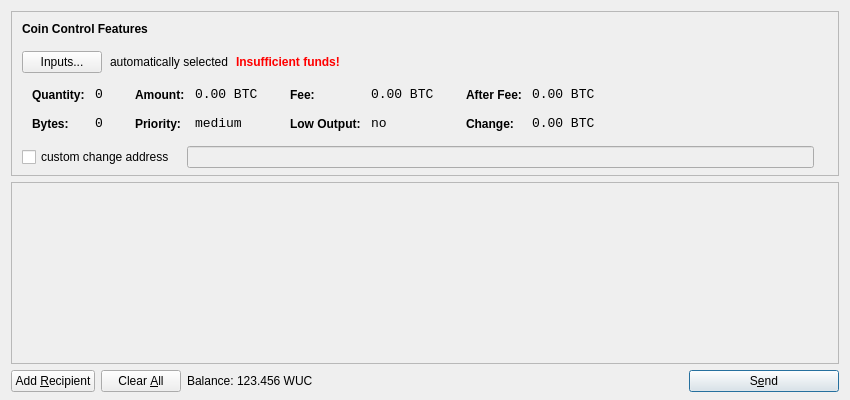
<?xml version="1.0" encoding="UTF-8"?>
<ui version="4.0">
 <class>SendCoinsDialog</class>
 <widget class="QDialog" name="SendCoinsDialog">
  <property name="geometry">
   <rect>
    <x>0</x>
    <y>0</y>
    <width>850</width>
    <height>400</height>
   </rect>
  </property>
  <property name="windowTitle">
   <string>Send Coins</string>
  </property>
  <layout class="QVBoxLayout" name="verticalLayout" stretch="0,1,0">
   <property name="bottomMargin">
    <number>8</number>
   </property>
   <item>
    <widget class="QFrame" name="frameCoinControl">
     <property name="sizePolicy">
      <sizepolicy hsizetype="Expanding" vsizetype="Expanding">
       <horstretch>0</horstretch>
       <verstretch>0</verstretch>
      </sizepolicy>
     </property>
     <property name="maximumSize">
      <size>
       <width>16777215</width>
       <height>16777215</height>
      </size>
     </property>
     <property name="frameShape">
      <enum>QFrame::StyledPanel</enum>
     </property>
     <property name="frameShadow">
      <enum>QFrame::Sunken</enum>
     </property>
     <layout class="QVBoxLayout" name="verticalLayoutCoinControl2">
      <property name="spacing">
       <number>-1</number>
      </property>
      <property name="leftMargin">
       <number>0</number>
      </property>
      <property name="topMargin">
       <number>0</number>
      </property>
      <property name="rightMargin">
       <number>0</number>
      </property>
      <property name="bottomMargin">
       <number>6</number>
      </property>
      <item>
       <layout class="QVBoxLayout" name="verticalLayoutCoinControl" stretch="0,0,0,0,1">
        <property name="spacing">
         <number>0</number>
        </property>
        <property name="leftMargin">
         <number>10</number>
        </property>
        <property name="topMargin">
         <number>10</number>
        </property>
        <item>
         <layout class="QHBoxLayout" name="horizontalLayoutCoinControl1">
          <property name="bottomMargin">
           <number>15</number>
          </property>
          <item>
           <widget class="QLabel" name="labelCoinControlFeatures">
            <property name="sizePolicy">
             <sizepolicy hsizetype="Preferred" vsizetype="Maximum">
              <horstretch>0</horstretch>
              <verstretch>0</verstretch>
             </sizepolicy>
            </property>
            <property name="font">
             <font>
              <weight>75</weight>
              <bold>true</bold>
             </font>
            </property>
            <property name="styleSheet">
             <string notr="true">font-weight:bold;</string>
            </property>
            <property name="text">
             <string>Coin Control Features</string>
            </property>
           </widget>
          </item>
         </layout>
        </item>
        <item>
         <layout class="QHBoxLayout" name="horizontalLayoutCoinControl2" stretch="0,0,0,0">
          <property name="spacing">
           <number>8</number>
          </property>
          <property name="bottomMargin">
           <number>10</number>
          </property>
          <item>
           <widget class="QPushButton" name="pushButtonCoinControl">
            <property name="styleSheet">
             <string notr="true"/>
            </property>
            <property name="text">
             <string>Inputs...</string>
            </property>
           </widget>
          </item>
          <item>
           <widget class="QLabel" name="labelCoinControlAutomaticallySelected">
            <property name="text">
             <string>automatically selected</string>
            </property>
            <property name="margin">
             <number>5</number>
            </property>
           </widget>
          </item>
          <item>
           <widget class="QLabel" name="labelCoinControlInsuffFunds">
            <property name="font">
             <font>
              <weight>75</weight>
              <bold>true</bold>
             </font>
            </property>
            <property name="styleSheet">
             <string notr="true">color:red;font-weight:bold;</string>
            </property>
            <property name="text">
             <string>Insufficient funds!</string>
            </property>
            <property name="margin">
             <number>5</number>
            </property>
           </widget>
          </item>
          <item>
           <spacer name="horizontalSpacerCoinControl">
            <property name="orientation">
             <enum>Qt::Horizontal</enum>
            </property>
            <property name="sizeHint" stdset="0">
             <size>
              <width>40</width>
              <height>1</height>
             </size>
            </property>
           </spacer>
          </item>
         </layout>
        </item>
        <item>
         <widget class="QWidget" name="widgetCoinControl" native="true">
          <property name="sizePolicy">
           <sizepolicy hsizetype="Preferred" vsizetype="Preferred">
            <horstretch>0</horstretch>
            <verstretch>0</verstretch>
           </sizepolicy>
          </property>
          <property name="minimumSize">
           <size>
            <width>0</width>
            <height>0</height>
           </size>
          </property>
          <property name="styleSheet">
           <string notr="true"/>
          </property>
          <layout class="QHBoxLayout" name="horizontalLayoutCoinControl5">
           <property name="margin">
            <number>0</number>
           </property>
           <item>
            <layout class="QHBoxLayout" name="horizontalLayoutCoinControl3" stretch="0,0,0,1">
             <property name="spacing">
              <number>20</number>
             </property>
             <property name="topMargin">
              <number>0</number>
             </property>
             <property name="bottomMargin">
              <number>10</number>
             </property>
             <item>
              <layout class="QFormLayout" name="formLayoutCoinControl1">
               <property name="horizontalSpacing">
                <number>10</number>
               </property>
               <property name="verticalSpacing">
                <number>14</number>
               </property>
               <property name="leftMargin">
                <number>10</number>
               </property>
               <property name="topMargin">
                <number>4</number>
               </property>
               <property name="rightMargin">
                <number>6</number>
               </property>
               <item row="0" column="0">
                <widget class="QLabel" name="labelCoinControlQuantityText">
                 <property name="styleSheet">
                  <string notr="true">font-weight:bold;</string>
                 </property>
                 <property name="text">
                  <string>Quantity:</string>
                 </property>
                 <property name="margin">
                  <number>0</number>
                 </property>
                </widget>
               </item>
               <item row="0" column="1">
                <widget class="QLabel" name="labelCoinControlQuantity">
                 <property name="font">
                  <font>
                   <family>Monospace</family>
                   <pointsize>10</pointsize>
                  </font>
                 </property>
                 <property name="cursor">
                  <cursorShape>IBeamCursor</cursorShape>
                 </property>
                 <property name="contextMenuPolicy">
                  <enum>Qt::ActionsContextMenu</enum>
                 </property>
                 <property name="text">
                  <string notr="true">0</string>
                 </property>
                 <property name="margin">
                  <number>0</number>
                 </property>
                 <property name="textInteractionFlags">
                  <set>Qt::LinksAccessibleByMouse|Qt::TextSelectableByKeyboard|Qt::TextSelectableByMouse</set>
                 </property>
                </widget>
               </item>
               <item row="1" column="0">
                <widget class="QLabel" name="labelCoinControlBytesText">
                 <property name="styleSheet">
                  <string notr="true">font-weight:bold;</string>
                 </property>
                 <property name="text">
                  <string>Bytes:</string>
                 </property>
                </widget>
               </item>
               <item row="1" column="1">
                <widget class="QLabel" name="labelCoinControlBytes">
                 <property name="font">
                  <font>
                   <family>Monospace</family>
                   <pointsize>10</pointsize>
                  </font>
                 </property>
                 <property name="cursor">
                  <cursorShape>IBeamCursor</cursorShape>
                 </property>
                 <property name="contextMenuPolicy">
                  <enum>Qt::ActionsContextMenu</enum>
                 </property>
                 <property name="text">
                  <string notr="true">0</string>
                 </property>
                 <property name="textInteractionFlags">
                  <set>Qt::LinksAccessibleByMouse|Qt::TextSelectableByKeyboard|Qt::TextSelectableByMouse</set>
                 </property>
                </widget>
               </item>
              </layout>
             </item>
             <item>
              <layout class="QFormLayout" name="formLayoutCoinControl2">
               <property name="horizontalSpacing">
                <number>10</number>
               </property>
               <property name="verticalSpacing">
                <number>14</number>
               </property>
               <property name="leftMargin">
                <number>6</number>
               </property>
               <property name="topMargin">
                <number>4</number>
               </property>
               <property name="rightMargin">
                <number>6</number>
               </property>
               <item row="0" column="0">
                <widget class="QLabel" name="labelCoinControlAmountText">
                 <property name="styleSheet">
                  <string notr="true">font-weight:bold;</string>
                 </property>
                 <property name="text">
                  <string>Amount:</string>
                 </property>
                 <property name="margin">
                  <number>0</number>
                 </property>
                </widget>
               </item>
               <item row="0" column="1">
                <widget class="QLabel" name="labelCoinControlAmount">
                 <property name="font">
                  <font>
                   <family>Monospace</family>
                   <pointsize>10</pointsize>
                  </font>
                 </property>
                 <property name="cursor">
                  <cursorShape>IBeamCursor</cursorShape>
                 </property>
                 <property name="contextMenuPolicy">
                  <enum>Qt::ActionsContextMenu</enum>
                 </property>
                 <property name="text">
                  <string notr="true">0.00 BTC</string>
                 </property>
                 <property name="textInteractionFlags">
                  <set>Qt::LinksAccessibleByMouse|Qt::TextSelectableByKeyboard|Qt::TextSelectableByMouse</set>
                 </property>
                </widget>
               </item>
               <item row="1" column="0">
                <widget class="QLabel" name="labelCoinControlPriorityText">
                 <property name="styleSheet">
                  <string notr="true">font-weight:bold;</string>
                 </property>
                 <property name="text">
                  <string>Priority:</string>
                 </property>
                </widget>
               </item>
               <item row="1" column="1">
                <widget class="QLabel" name="labelCoinControlPriority">
                 <property name="font">
                  <font>
                   <family>Monospace</family>
                   <pointsize>10</pointsize>
                  </font>
                 </property>
                 <property name="cursor">
                  <cursorShape>IBeamCursor</cursorShape>
                 </property>
                 <property name="contextMenuPolicy">
                  <enum>Qt::ActionsContextMenu</enum>
                 </property>
                 <property name="text">
                  <string>medium</string>
                 </property>
                 <property name="textInteractionFlags">
                  <set>Qt::LinksAccessibleByMouse|Qt::TextSelectableByKeyboard|Qt::TextSelectableByMouse</set>
                 </property>
                </widget>
               </item>
              </layout>
             </item>
             <item>
              <layout class="QFormLayout" name="formLayoutCoinControl3">
               <property name="horizontalSpacing">
                <number>10</number>
               </property>
               <property name="verticalSpacing">
                <number>14</number>
               </property>
               <property name="leftMargin">
                <number>6</number>
               </property>
               <property name="topMargin">
                <number>4</number>
               </property>
               <property name="rightMargin">
                <number>6</number>
               </property>
               <item row="0" column="0">
                <widget class="QLabel" name="labelCoinControlFeeText">
                 <property name="styleSheet">
                  <string notr="true">font-weight:bold;</string>
                 </property>
                 <property name="text">
                  <string>Fee:</string>
                 </property>
                 <property name="margin">
                  <number>0</number>
                 </property>
                </widget>
               </item>
               <item row="0" column="1">
                <widget class="QLabel" name="labelCoinControlFee">
                 <property name="font">
                  <font>
                   <family>Monospace</family>
                   <pointsize>10</pointsize>
                  </font>
                 </property>
                 <property name="cursor">
                  <cursorShape>IBeamCursor</cursorShape>
                 </property>
                 <property name="contextMenuPolicy">
                  <enum>Qt::ActionsContextMenu</enum>
                 </property>
                 <property name="text">
                  <string notr="true">0.00 BTC</string>
                 </property>
                 <property name="textInteractionFlags">
                  <set>Qt::LinksAccessibleByMouse|Qt::TextSelectableByKeyboard|Qt::TextSelectableByMouse</set>
                 </property>
                </widget>
               </item>
               <item row="1" column="0">
                <widget class="QLabel" name="labelCoinControlLowOutputText">
                 <property name="styleSheet">
                  <string notr="true">font-weight:bold;</string>
                 </property>
                 <property name="text">
                  <string>Low Output:</string>
                 </property>
                </widget>
               </item>
               <item row="1" column="1">
                <widget class="QLabel" name="labelCoinControlLowOutput">
                 <property name="font">
                  <font>
                   <family>Monospace</family>
                   <pointsize>10</pointsize>
                  </font>
                 </property>
                 <property name="cursor">
                  <cursorShape>IBeamCursor</cursorShape>
                 </property>
                 <property name="contextMenuPolicy">
                  <enum>Qt::ActionsContextMenu</enum>
                 </property>
                 <property name="text">
                  <string>no</string>
                 </property>
                 <property name="textInteractionFlags">
                  <set>Qt::LinksAccessibleByMouse|Qt::TextSelectableByKeyboard|Qt::TextSelectableByMouse</set>
                 </property>
                </widget>
               </item>
              </layout>
             </item>
             <item>
              <layout class="QFormLayout" name="formLayoutCoinControl4">
               <property name="horizontalSpacing">
                <number>10</number>
               </property>
               <property name="verticalSpacing">
                <number>14</number>
               </property>
               <property name="leftMargin">
                <number>6</number>
               </property>
               <property name="topMargin">
                <number>4</number>
               </property>
               <property name="rightMargin">
                <number>6</number>
               </property>
               <item row="0" column="0">
                <widget class="QLabel" name="labelCoinControlAfterFeeText">
                 <property name="styleSheet">
                  <string notr="true">font-weight:bold;</string>
                 </property>
                 <property name="text">
                  <string>After Fee:</string>
                 </property>
                 <property name="margin">
                  <number>0</number>
                 </property>
                </widget>
               </item>
               <item row="0" column="1">
                <widget class="QLabel" name="labelCoinControlAfterFee">
                 <property name="font">
                  <font>
                   <family>Monospace</family>
                   <pointsize>10</pointsize>
                  </font>
                 </property>
                 <property name="cursor">
                  <cursorShape>IBeamCursor</cursorShape>
                 </property>
                 <property name="contextMenuPolicy">
                  <enum>Qt::ActionsContextMenu</enum>
                 </property>
                 <property name="text">
                  <string notr="true">0.00 BTC</string>
                 </property>
                 <property name="textInteractionFlags">
                  <set>Qt::LinksAccessibleByMouse|Qt::TextSelectableByKeyboard|Qt::TextSelectableByMouse</set>
                 </property>
                </widget>
               </item>
               <item row="1" column="0">
                <widget class="QLabel" name="labelCoinControlChangeText">
                 <property name="styleSheet">
                  <string notr="true">font-weight:bold;</string>
                 </property>
                 <property name="text">
                  <string>Change:</string>
                 </property>
                </widget>
               </item>
               <item row="1" column="1">
                <widget class="QLabel" name="labelCoinControlChange">
                 <property name="font">
                  <font>
                   <family>Monospace</family>
                   <pointsize>10</pointsize>
                  </font>
                 </property>
                 <property name="cursor">
                  <cursorShape>IBeamCursor</cursorShape>
                 </property>
                 <property name="contextMenuPolicy">
                  <enum>Qt::ActionsContextMenu</enum>
                 </property>
                 <property name="text">
                  <string notr="true">0.00 BTC</string>
                 </property>
                 <property name="textInteractionFlags">
                  <set>Qt::LinksAccessibleByMouse|Qt::TextSelectableByKeyboard|Qt::TextSelectableByMouse</set>
                 </property>
                </widget>
               </item>
              </layout>
             </item>
            </layout>
           </item>
          </layout>
         </widget>
        </item>
        <item>
         <layout class="QHBoxLayout" name="horizontalLayoutCoinControl4" stretch="0,0,0">
          <property name="spacing">
           <number>12</number>
          </property>
          <property name="sizeConstraint">
           <enum>QLayout::SetDefaultConstraint</enum>
          </property>
          <property name="topMargin">
           <number>5</number>
          </property>
          <property name="rightMargin">
           <number>5</number>
          </property>
          <item>
           <widget class="QCheckBox" name="checkBoxCoinControlChange">
            <property name="text">
             <string>custom change address</string>
            </property>
           </widget>
          </item>
          <item>
           <widget class="QLineEdit" name="lineEditCoinControlChange">
            <property name="enabled">
             <bool>false</bool>
            </property>
            <property name="sizePolicy">
             <sizepolicy hsizetype="Expanding" vsizetype="Fixed">
              <horstretch>0</horstretch>
              <verstretch>0</verstretch>
             </sizepolicy>
            </property>
           </widget>
          </item>
          <item>
           <widget class="QLabel" name="labelCoinControlChangeLabel">
            <property name="sizePolicy">
             <sizepolicy hsizetype="Preferred" vsizetype="Expanding">
              <horstretch>0</horstretch>
              <verstretch>0</verstretch>
             </sizepolicy>
            </property>
            <property name="minimumSize">
             <size>
              <width>0</width>
              <height>0</height>
             </size>
            </property>
            <property name="text">
             <string/>
            </property>
            <property name="margin">
             <number>3</number>
            </property>
           </widget>
          </item>
         </layout>
        </item>
        <item>
         <spacer name="verticalSpacerCoinControl">
          <property name="orientation">
           <enum>Qt::Vertical</enum>
          </property>
          <property name="sizeHint" stdset="0">
           <size>
            <width>800</width>
            <height>1</height>
           </size>
          </property>
         </spacer>
        </item>
       </layout>
      </item>
     </layout>
    </widget>
   </item>
   <item>
    <widget class="QScrollArea" name="scrollArea">
     <property name="widgetResizable">
      <bool>true</bool>
     </property>
     <widget class="QWidget" name="scrollAreaWidgetContents">
      <property name="geometry">
       <rect>
        <x>0</x>
        <y>0</y>
        <width>830</width>
        <height>165</height>
       </rect>
      </property>
      <layout class="QVBoxLayout" name="verticalLayout_2">
       <property name="margin">
        <number>0</number>
       </property>
       <item>
        <layout class="QVBoxLayout" name="entries">
         <property name="spacing">
          <number>6</number>
         </property>
        </layout>
       </item>
       <item>
        <spacer name="verticalSpacer">
         <property name="orientation">
          <enum>Qt::Vertical</enum>
         </property>
         <property name="sizeHint" stdset="0">
          <size>
           <width>20</width>
           <height>40</height>
          </size>
         </property>
        </spacer>
       </item>
      </layout>
     </widget>
    </widget>
   </item>
   <item>
    <layout class="QHBoxLayout" name="horizontalLayout">
     <item>
      <widget class="QPushButton" name="addButton">
       <property name="toolTip">
        <string>Send to multiple recipients at once</string>
       </property>
       <property name="text">
        <string>Add &amp;Recipient</string>
       </property>
       <property name="icon">
        <iconset resource="../bitcoin.qrc">
         <normaloff>:/icons/add</normaloff>:/icons/add</iconset>
       </property>
       <property name="autoDefault">
        <bool>false</bool>
       </property>
      </widget>
     </item>
     <item>
      <widget class="QPushButton" name="clearButton">
       <property name="sizePolicy">
        <sizepolicy hsizetype="Minimum" vsizetype="Fixed">
         <horstretch>0</horstretch>
         <verstretch>0</verstretch>
        </sizepolicy>
       </property>
       <property name="toolTip">
        <string>Remove all transaction fields</string>
       </property>
       <property name="text">
        <string>Clear &amp;All</string>
       </property>
       <property name="icon">
        <iconset resource="../bitcoin.qrc">
         <normaloff>:/icons/remove</normaloff>:/icons/remove</iconset>
       </property>
       <property name="autoRepeatDelay">
        <number>300</number>
       </property>
       <property name="autoDefault">
        <bool>false</bool>
       </property>
      </widget>
     </item>
     <item>
      <layout class="QHBoxLayout" name="horizontalLayout_2">
       <property name="spacing">
        <number>3</number>
       </property>
       <item>
        <widget class="QLabel" name="label">
         <property name="text">
          <string>Balance:</string>
         </property>
        </widget>
       </item>
       <item>
        <widget class="QLabel" name="labelBalance">
         <property name="cursor">
          <cursorShape>IBeamCursor</cursorShape>
         </property>
         <property name="text">
          <string>123.456 WUC</string>
         </property>
         <property name="textInteractionFlags">
          <set>Qt::LinksAccessibleByMouse|Qt::TextSelectableByKeyboard|Qt::TextSelectableByMouse</set>
         </property>
        </widget>
       </item>
      </layout>
     </item>
     <item>
      <spacer name="horizontalSpacer">
       <property name="orientation">
        <enum>Qt::Horizontal</enum>
       </property>
       <property name="sizeHint" stdset="0">
        <size>
         <width>40</width>
         <height>20</height>
        </size>
       </property>
      </spacer>
     </item>
     <item>
      <widget class="QPushButton" name="sendButton">
       <property name="minimumSize">
        <size>
         <width>150</width>
         <height>0</height>
        </size>
       </property>
       <property name="toolTip">
        <string>Confirm the send action</string>
       </property>
       <property name="text">
        <string>S&amp;end</string>
       </property>
       <property name="icon">
        <iconset resource="../bitcoin.qrc">
         <normaloff>:/icons/send</normaloff>:/icons/send</iconset>
       </property>
       <property name="default">
        <bool>true</bool>
       </property>
      </widget>
     </item>
    </layout>
   </item>
  </layout>
 </widget>
 <resources>
  <include location="../bitcoin.qrc"/>
 </resources>
 <connections/>
</ui>
